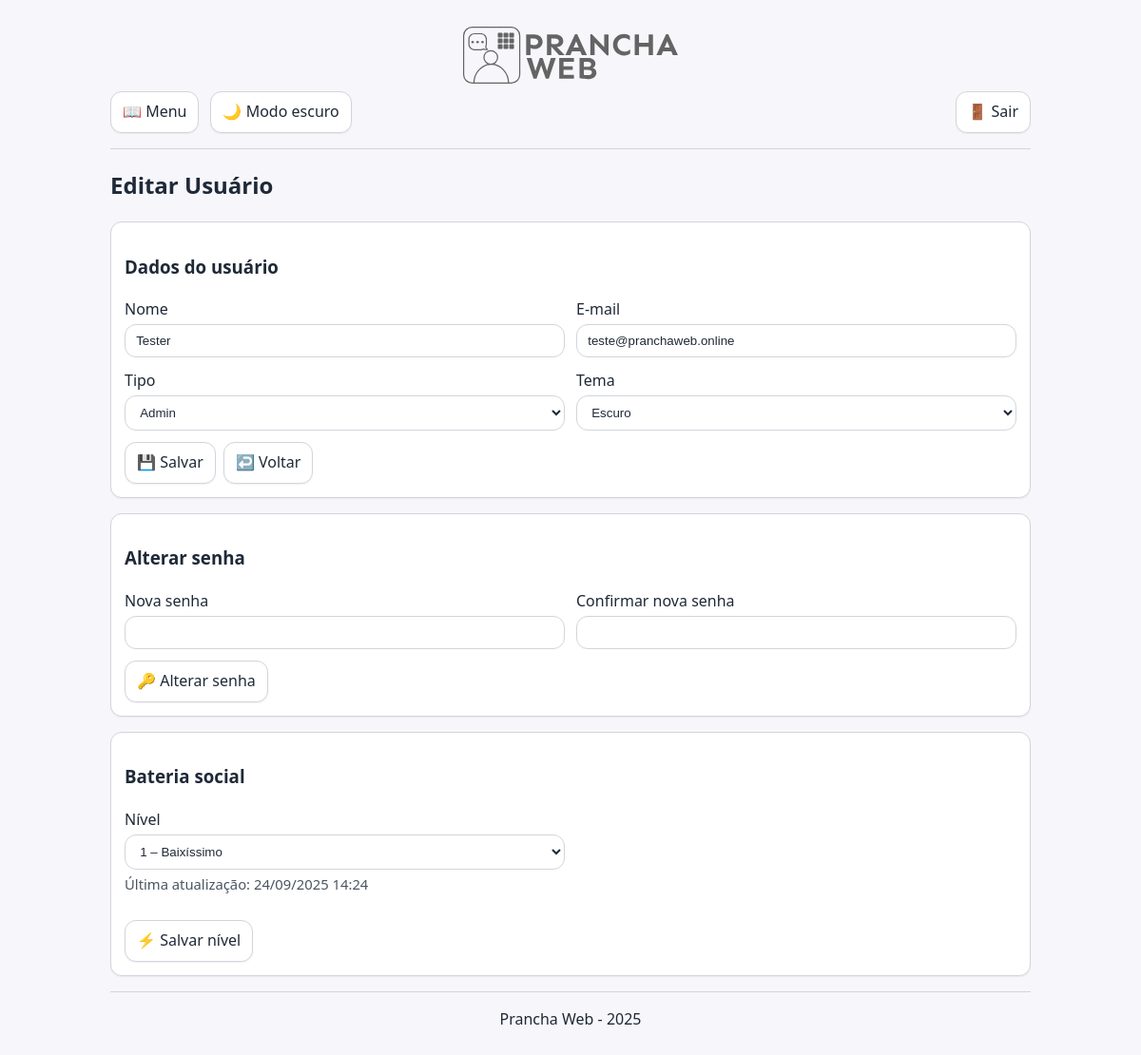
Screenshot of /pages/editar_usuario.php?id=2 (signed in) with the database file from the repository.
### tables this page shows
CREATE TABLE `usuarios` (
  `id` int(11) NOT NULL,
  `nome` varchar(255) NOT NULL,
  `email` varchar(255) NOT NULL,
  `senha` varchar(255) NOT NULL,
  `tipo` enum('admin','user') NOT NULL DEFAULT 'user' COMMENT 'admin=acesso total; user=restrito',
  `tema_preferido` enum('light','dark') NOT NULL DEFAULT 'light',
  `bateria_social` tinyint(3) UNSIGNED NOT NULL DEFAULT '3',
  `bateria_atualizado_em` datetime DEFAULT NULL
);

### includes/modelo_usuarios.php (called while the page is built, shortened)
<?php
function conexao(): mysqli {
    $cx = new mysqli(DB_HOST, DB_USUARIO, DB_SENHA, DB_NOME);
    $cx->set_charset('utf8mb4');
    return $cx;
}
function buscarUsuarioPorId(int $id): ?array {
    $cx = conexao();
    $st = $cx->prepare("SELECT id, nome, email, tipo, tema_preferido FROM usuarios WHERE id = ? LIMIT 1");
    $st->bind_param("i", $id);
    $st->execute();
    $st->bind_result($idOut, $nome, $email, $tipo, $tema);
    $usuario = null;
    if ($st->fetch()) {
        $usuario = ['id'=>$idOut,'nome'=>$nome,'email'=>$email,'tipo'=>$tipo,'tema_preferido'=>$tema];
    }
    return $usuario;
}
function obterBateriaSocial(int $id_usuario): array {
    $cx = conexao();
    $st = $cx->prepare("SELECT COALESCE(bateria_social,3), bateria_atualizado_em FROM usuarios WHERE id = ? LIMIT 1");
    $st->bind_param("i", $id_usuario);
    $st->execute();
    $st->bind_result($nivel, $quando);
    $out = ['nivel'=>3, 'atualizado_em'=>null];
    if ($st->fetch()) {
        $out['nivel'] = (int)$nivel;
        $out['atualizado_em'] = $quando;
    }
    return $out;
}

### pages/editar_usuario.php (the view, shortened to what this page needs)
<?php
include '../includes/cabecalho.php';
require_once '../includes/modelo_usuarios.php';
$id   = isset($_GET['id']) ? (int)$_GET['id'] : 0;
$usuario = buscarUsuarioPorId($id);
$bat = obterBateriaSocial($id);
$batNivel = (int)($bat['nivel'] ?? 3);
$batQuando = $bat['atualizado_em'] ? date('d/m/Y H:i', strtotime($bat['atualizado_em'])) : 'nunca';
$labels = [
  0 => '0 – Esgotado',
  1 => '1 – Baixíssimo',
  2 => '2 – Baixo',
  3 => '3 – Neutro',
  4 => '4 – Bom',
  5 => '5 – Cheio',
];
?>
<link rel="stylesheet" href="../assets/css/form-usuarios.css">
<link rel="stylesheet" href="../assets/css/bateria.css">
<h2>Editar Usuário</h2>
<section class="card">
  <h3>Dados do usuário</h3>
  <form method="post" class="form-grid" novalidate>
    <div>
      <label for="nome">Nome</label>
      <input id="nome" name="nome" type="text" required value="<?= htmlspecialchars($usuario['nome'] ?? '', ENT_QUOTES, 'UTF-8') ?>">
    </div>
    <div>
      <label for="email">E-mail</label>
      <input id="email" name="email" type="email" required value="<?= htmlspecialchars($usuario['email'] ?? '', ENT_QUOTES, 'UTF-8') ?>">
    </div>
    <div>
      <label for="tipo">Tipo</label>
      <select id="tipo" name="tipo" required>
        <option value="admin" <?= ($usuario['tipo'] ?? '') === 'admin' ? 'selected' : '' ?>>Admin</option>
      </select>
    </div>
    <div>
      <label for="tema">Tema</label>
      <select id="tema" name="tema" required>
        <option value="dark"  <?= ($usuario['tema_preferido'] ?? 'light') === 'dark'  ? 'selected' : '' ?>>Escuro</option>
      </select>
    </div>
    <div class="linha-acoes">
      <button type="submit" class="botao-acao">💾 Salvar</button>
      <a class="botao-acao" href="gerenciar_usuarios.php">↩️ Voltar</a>
    </div>
  </form>
</section>
<section class="card" id="senha">
  <h3>Alterar senha</h3>
  <form method="post" class="form-grid" novalidate>
    <div>
      <label for="nova_senha">Nova senha</label>
      <input id="nova_senha" name="nova_senha" type="password" minlength="6" required autocomplete="new-password">
    </div>
    <div>
      <label for="confirma_senha">Confirmar nova senha</label>
      <input id="confirma_senha" name="confirma_senha" type="password" minlength="6" required autocomplete="new-password">
    </div>
    <div class="linha-acoes">
      <button type="submit" class="botao-acao">🔑 Alterar senha</button>
    </div>
  </form>
</section>
<section class="card" id="bateria">
  <h3>Bateria social</h3>
  <form method="post" class="form-grid" novalidate>
    <div>
      <label for="nivel">Nível</label>
      <select id="nivel" name="nivel" required>
        <?php foreach ($labels as $v => $txt): ?>
          <option value="<?= $v ?>" <?= $batNivel === $v ? 'selected' : '' ?>><?= htmlspecialchars($txt, ENT_QUOTES, 'UTF-8') ?></option>
        <?php endforeach; ?>
      </select>
      <p class="help">Última atualização: <?= htmlspecialchars($batQuando, ENT_QUOTES, 'UTF-8') ?></p>
    </div>
    <div class="linha-acoes">
      <button type="submit" class="botao-acao">⚡ Salvar nível</button>
    </div>
  </form>
</section>
<?php include '../includes/rodape.php'; ?>

### assets/css/style.css (style rules this page uses)
:root { --bg: #f7f7fb; --card: #ffffff; --text: #1f2937; --muted: #4b5563; --border: #d1d5db; --primary: #2563eb; --primary-strong:#1d4ed8; --danger: #dc2626; --danger-strong:#b91c1c; --ring: #93c5fd; --btn-bg: #ffffff; --btn-bg-hover: #f3f4f6; --radius: 12px; --shadow-sm: 0 1px 2px rgba(0,0,0,.06); --shadow-md: 0 6px 18px rgba(37, 99, 235, .12); --shadow-focus: 0 0 0 3px var(--ring); --pict-bg: transparent; --pict-outline: transparent; }
* { box-sizing: border-box; }
html, body { height: 100%; }
body { margin: 0; font-family: system-ui, -apple-system, "Segoe UI", Roboto, Ubuntu, "Helvetica Neue", Arial, "Noto Sans", "Apple Color Emoji","Segoe UI Emoji", "Segoe UI Symbol", "Noto Color Emoji", sans-serif; background: var(--bg); color: var(--text); line-height: 1.5; transition: background .25s ease, color .25s ease; font-size: 16px; }
:where(button, input[type="submit"], input[type="button"], .botao-acao, summary.botao-acao) { appearance: none; -webkit-appearance: none; background: var(--btn-bg); color: var(--text); border: 1px solid var(--border); border-radius: var(--radius); padding: .55rem .9rem; font: inherit; line-height: 1.1; display: inline-flex; align-items: center; justify-content: center; text-align: center; gap: .5rem; cursor: pointer; text-decoration: none; box-shadow: var(--shadow-sm); transition: background-color .18s ease, border-color .18s ease, color .18s ease, transform .06s ease, box-shadow .18s ease, filter .18s ease; }
:where(button, input[type="submit"], input[type="button"], .botao-acao, summary.botao-acao):hover { background: var(--btn-bg-hover); border-color: var(--primary); box-shadow: var(--shadow-md); transform: translateY(-1px); }
:where(button, input[type="submit"], input[type="button"], .botao-acao, summary.botao-acao):active { transform: translateY(0); filter: brightness(0.98); }
:where(button, input[type="submit"], input[type="button"], .botao-acao, summary.botao-acao):focus-visible { outline: none; box-shadow: var(--shadow-md), var(--shadow-focus); border-color: var(--primary-strong); }
a.botao-acao { color: inherit; }
input[type="text"], input[type="email"], input[type="password"], input[type="number"], textarea, select { width: 100%; max-width: 520px; padding: .55rem .7rem; border: 1px solid var(--border); border-radius: var(--radius); background: var(--card); color: var(--text); outline: none; transition: border-color .18s ease, box-shadow .18s ease, background-color .18s ease, color .18s ease; }
.help { color: var(--muted); font-size: .925rem; margin-top: 4px; }
label { display: inline-block; margin-bottom: 4px; color: var(--text); }
body[data-theme="light"] { --danger-bg: #c62828; --danger-bg-hover: #c62828; --danger-border: #b71c1c; --danger-text: #ffffff; --danger-focus: rgba(229,57,53,.40); }

### assets/css/wcag.css (style rules this page uses)
a.botao-acao, button, input[type="submit"], input[type="button"], summary.botao-acao, .botao-falar-tudo { min-width: 44px; min-height: 44px; padding: 10px 12px; display: inline-flex; align-items: center; justify-content: center; gap: 6px; line-height: 1.2; }
a.botao-acao { display: inline-flex; }

### assets/css/form-usuarios.css (style rules this page uses)
.card { background: var(--card); border: 1px solid var(--border); border-radius: var(--radius); padding: 14px; box-shadow: var(--shadow-sm); margin-bottom: 16px; }
.form-grid { display: grid; grid-template-columns: repeat(2, minmax(0,1fr)); gap: 12px; }
.form-grid > .linha-acoes { grid-column: 1 / -1; display: flex; gap: 8px; flex-wrap: wrap; }
.form-grid input[type="text"], .form-grid input[type="email"], .form-grid input[type="password"], .form-grid select, .form-grid textarea { width: 100%; }

### assets/css/bateria.css (style rules this page uses)
:root { --bat-red: #ef4444; --bat-amber: #f59e0b; --bat-green: #22c55e; }

### rows the page displays
usuarios: nome "Tester", email "teste@pranchaweb.online", tipo "Admin", tema "Escuro", bateria_atualizado_em "24/09/2025 14:24"

### other values shown
form field nivel "1 – Baixíssimo"
